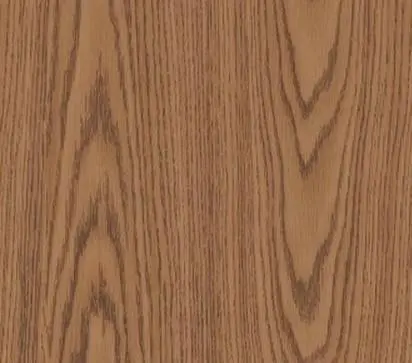
#> input picture TextureIdentification/data/train/wood/wood1.png, 412 x 363 px
$ python part1.py
#> lines starting #> are read from the running program, lines starting #| are printed output that depends on the picture
### TextureIdentification/utils.py
import numpy as np
from numba import cuda
import matplotlib.pyplot as plt
import cv2


def lbp_pixel_GPU(img):
    """
        CUDA accelerate Local Binary Patterns (LBP)
    """
    # [22 lines left out: function sub_func, not called in this run]

    img_temp = img.copy()
    H, W = img.shape
    BlockThread = (16, 16)  # use 16x16 threads concurrent
    GridBlock = (H // BlockThread[0] + 1, W // BlockThread[1] + 1)  # do H*W times

    temp_device = cuda.to_device(img_temp)
    img_device = cuda.to_device(img)
    sub_func[GridBlock, BlockThread](temp_device, img_device)
    cuda.synchronize()
    I = img_device.copy_to_host()

    return I


# [10 lines left out: function calc_lbp_hist, not called in this run]


def lbp_histograms_distance(h1, h2):
    dist = np.sum(np.abs(h1 - h2))
    return dist


# [18 lines left out: functions transformImg, find_nearest, not called in this run]

### TextureIdentification/part1.py
"""
    Local Binary Patterns (LBP) identify pictures based on their texture.
"""
from tqdm import trange
from utils import *


if __name__ == '__main__':
    img = cv2.imread('./data/train/wood/wood1.png')
#> img is the input picture: shape (363, 412, 3); mean B, G, R 74, 106.1, 149.3
    img_gray = cv2.cvtColor(img, cv2.COLOR_BGR2GRAY)
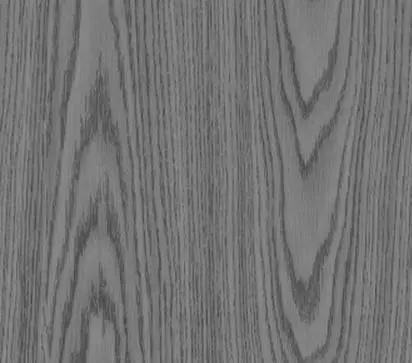
#> img_gray: shape (363, 412); min 68, max 151, mean 115.4
    H, W = img_gray.shape
#> H = 363; W = 412

    # first operation
    I = lbp_pixel_GPU(img_gray)
#> (the run stopped early here; a loop or call above may not have finished)

$ run again, with TextureIdentification/data/train/wood/wood2.png copied over TextureIdentification/data/train/wood/wood1.png
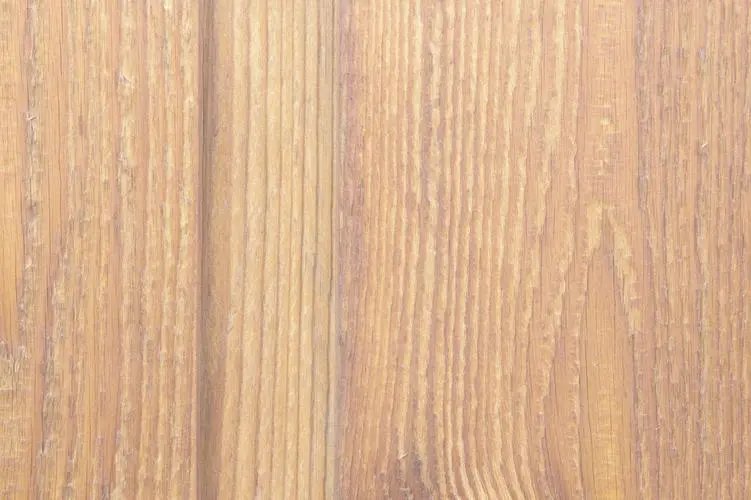
#> input picture TextureIdentification/data/train/wood/wood2.png, 751 x 500 px
#> img is the input picture: shape (500, 751, 3); mean B, G, R 144.1, 179.1, 218.4
#> `img_gray = cv2.cvtColor(img, cv2.COLOR_BGR2GRAY)`:
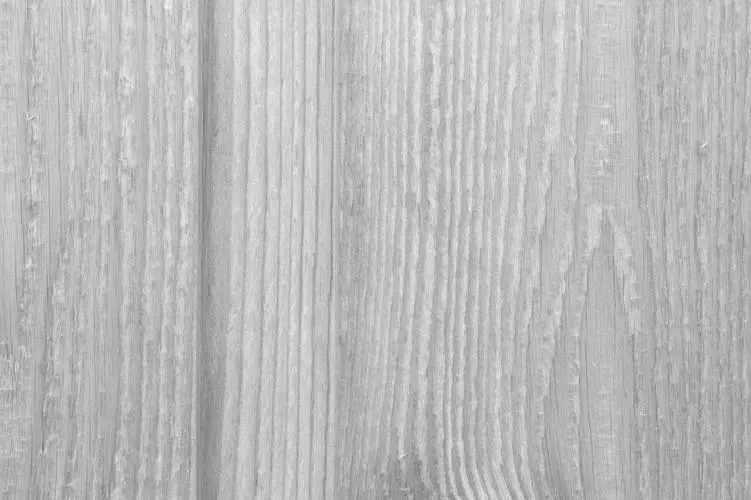
#> img_gray: shape (500, 751); min 119, max 246, mean 186.8

$ run again, with TextureIdentification/data/train/wood/wood3.png copied over TextureIdentification/data/train/wood/wood1.png
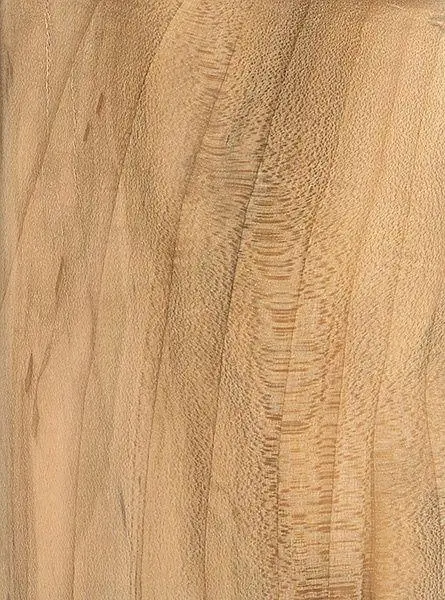
#> input picture TextureIdentification/data/train/wood/wood3.png, 445 x 600 px
#> img is the input picture: shape (600, 445, 3); mean B, G, R 112.5, 157.9, 199.8
#> `img_gray = cv2.cvtColor(img, cv2.COLOR_BGR2GRAY)`:
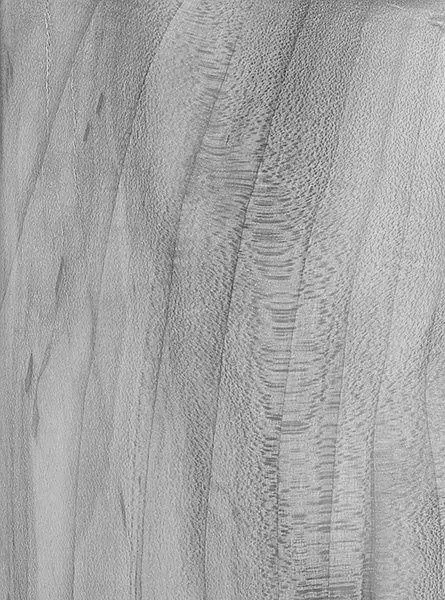
#> img_gray: shape (600, 445); min 23, max 243, mean 165.2
